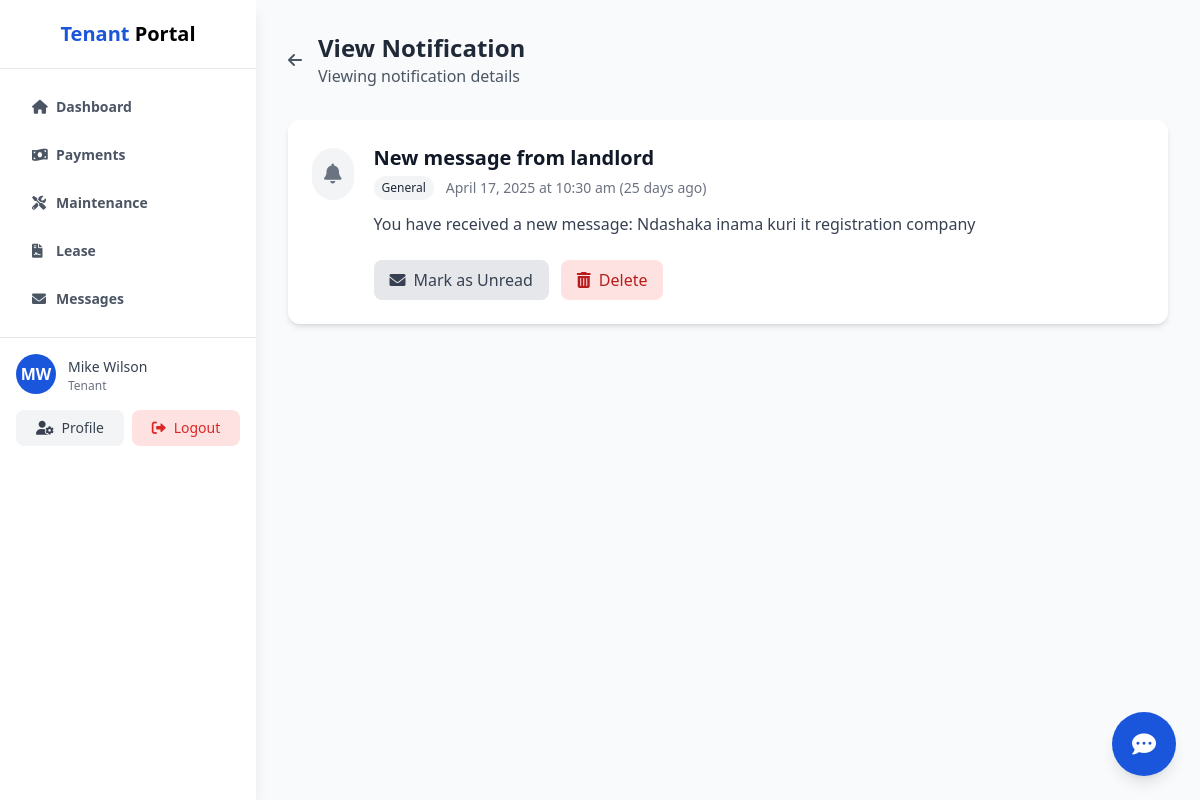
The app's page /tenant/view_notification.php?id=7 (signed in) with its own data.
### tables this page shows
CREATE TABLE IF NOT EXISTS notifications (
    notification_id INT AUTO_INCREMENT PRIMARY KEY,
    user_id INT NOT NULL,
    title VARCHAR(100) NOT NULL,
    message TEXT NOT NULL,
    type ENUM('payment', 'maintenance', 'lease', 'general') NOT NULL,
    is_read BOOLEAN DEFAULT FALSE,
    created_at TIMESTAMP DEFAULT CURRENT_TIMESTAMP,
    FOREIGN KEY (user_id) REFERENCES users(user_id) ON DELETE CASCADE
);

### includes/functions.php (called while the page is built, shortened)
<?php
function timeAgo($datetime) {
    $now = new DateTime();
    $ago = new DateTime($datetime);
    $diff = $now->diff($ago);
    if ($diff->d > 0) {
        return $diff->d . ' day' . ($diff->d > 1 ? 's' : '') . ' ago';
    }
    return 'Just now';
}
?>

### tenant/view_notification.php (the view, shortened to what this page needs)
<?php
require_once '../includes/functions.php';
$userId = $_SESSION['user_id'];
$notificationId = (int)$_GET['id'];
$stmt = $pdo->prepare("
    SELECT * FROM notifications
    WHERE notification_id = :notificationId AND user_id = :userId
");
$stmt->execute([
    'notificationId' => $notificationId,
    'userId' => $userId
]);
$notification = $stmt->fetch();
if (!$notification['is_read']) {
    $notification['is_read'] = 1;
}
?>
<!DOCTYPE html>
<html lang="en">
<head>
    <script src="https://cdn.tailwindcss.com"></script>
    <link rel="stylesheet" href="https://cdnjs.cloudflare.com/ajax/libs/font-awesome/6.0.0/css/all.min.css">
</head>
<body class="bg-gray-50">
    <?php include 'tenant_sidebar.php'; ?>
    <div class="ml-64 p-8">
        <div class="flex items-center mb-8">
            <a href="notifications.php" class="mr-4 text-gray-600 hover:text-gray-900">
                <i class="fas fa-arrow-left"></i>
            </a>
            <div>
                <h2 class="text-2xl font-bold text-gray-800">View Notification</h2>
                <p class="text-gray-600">Viewing notification details</p>
            </div>
        </div>
        <div class="bg-white rounded-xl shadow-md overflow-hidden mb-8">
            <div class="p-6">
                <div class="flex items-start">
                    <div class="flex-shrink-0 pt-1">
                        <?php if ($notification['type'] === 'payment'): ?>
                            <div class="p-3 rounded-full bg-green-100">
                                <i class="fas fa-money-bill-wave text-green-500 text-xl"></i>
                            </div>
                        <?php elseif ($notification['type'] === 'maintenance'): ?>
                            <div class="p-3 rounded-full bg-yellow-100">
                                <i class="fas fa-tools text-yellow-500 text-xl"></i>
                            </div>
                        <?php elseif ($notification['type'] === 'lease'): ?>
                            <div class="p-3 rounded-full bg-blue-100">
                                <i class="fas fa-file-contract text-blue-500 text-xl"></i>
                            </div>
                        <?php else: ?>
                            <div class="p-3 rounded-full bg-gray-100">
                                <i class="fas fa-bell text-gray-500 text-xl"></i>
                            </div>
                        <?php endif; ?>
                    </div>
                    <div class="ml-5 flex-1">
                        <h3 class="text-xl font-semibold text-gray-900"><?php echo htmlspecialchars($notification['title']); ?></h3>
                        <div class="flex items-center mt-1 mb-3">
                            <span class="px-2 py-1 text-xs font-medium rounded-full
                                <?php
                                switch ($notification['type']) {
                                    default:
                                        echo 'bg-gray-100 text-gray-800';
                                        break;
                                }
                                ?>">
                                <?php echo ucfirst($notification['type']); ?>
                            </span>
                            <span class="ml-3 text-sm text-gray-500">
                                <?php echo date('F j, Y \a\t g:i a', strtotime($notification['created_at'])); ?>
                                (<?php echo timeAgo($notification['created_at']); ?>)
                            </span>
                        </div>
                        <div class="text-gray-700 mb-4">
                            <?php echo nl2br(htmlspecialchars($notification['message'])); ?>
                        </div>
                        <div class="flex mt-6">
                            <?php if ($notification['is_read']): ?>
                                <a href="handle_notification.php?id=<?php echo $notification['notification_id']; ?>&action=unread" class="px-4 py-2 bg-gray-200 text-gray-700 rounded-lg hover:bg-gray-300 mr-3">
                                    <i class="fas fa-envelope mr-2"></i>Mark as Unread
                                </a>
                            <?php else: ?>
                                <a href="handle_notification.php?id=<?php echo $notification['notification_id']; ?>&action=read" class="px-4 py-2 bg-blue-100 text-blue-700 rounded-lg hover:bg-blue-200 mr-3">
                                    <i class="fas fa-check mr-2"></i>Mark as Read
                                </a>
                            <?php endif; ?>
                            <a href="handle_notification.php?id=<?php echo $notification['notification_id']; ?>&action=delete" class="px-4 py-2 bg-red-100 text-red-700 rounded-lg hover:bg-red-200" onclick="return confirm('Are you sure you want to delete this notification?')">
                                <i class="fas fa-trash-alt mr-2"></i>Delete
                            </a>
                        </div>
                    </div>
                </div>
            </div>
        </div>
    </div>
</body>
</html>

### records on screen
notifications: title "New message from landlord", type "General", created_at "April 17, 2025 at 10:30 am", created_at "25 days ago", message "You have received a new message: Ndashaka inama kuri it registration company"

### other values on screen
substr($_SESSION['first_name'], 0, 1) "M"
substr($_SESSION['last_name'], 0, 1) "W"
$_SESSION['first_name'] . ' ' . $_SESSION['last_name'] "Mike Wilson"
$_SESSION['role'] "Tenant"
